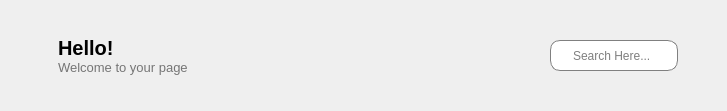
         <widget class="QWidget" name="header_widget" native="true">
          <layout class="QHBoxLayout" name="horizontalLayout_5">
           <item>
            <layout class="QHBoxLayout" name="horizontalLayout_4">
             <property name="spacing">
              <number>0</number>
             </property>
             <item>
              <widget class="QPushButton" name="pushButton">
               <property name="styleSheet">
                <string notr="true">border: none;</string>
               </property>
               <property name="text">
                <string/>
               </property>
               <property name="icon">
                <iconset resource="resources.qrc">
                 <normaloff>:/icons/menu.png</normaloff>:/icons/menu.png</iconset>
               </property>
               <property name="iconSize">
                <size>
                 <width>29</width>
                 <height>35</height>
                </size>
               </property>
               <property name="checkable">
                <bool>true</bool>
               </property>
              </widget>
             </item>
             <item>
              <layout class="QVBoxLayout" name="verticalLayout_5">
               <property name="leftMargin">
                <number>15</number>
               </property>
               <property name="topMargin">
                <number>25</number>
               </property>
               <property name="bottomMargin">
                <number>25</number>
               </property>
               <item>
                <widget class="QLabel" name="label">
                 <property name="font">
                  <font>
                   <pointsize>15</pointsize>
                   <weight>75</weight>
                   <bold>true</bold>
                  </font>
                 </property>
                 <property name="text">
                  <string>Hello!</string>
                 </property>
                </widget>
               </item>
               <item>
                <widget class="QLabel" name="label_2">
                 <property name="font">
                  <font>
                   <pointsize>10</pointsize>
                  </font>
                 </property>
                 <property name="styleSheet">
                  <string notr="true">color: rgb(117, 117, 117);</string>
                 </property>
                 <property name="text">
                  <string>Welcome to your page</string>
                 </property>
                </widget>
               </item>
              </layout>
             </item>
            </layout>
           </item>
           <item>
            <spacer name="horizontalSpacer_3">
             <property name="orientation">
              <enum>Qt::Horizontal</enum>
             </property>
             <property name="sizeHint" stdset="0">
              <size>
               <width>356</width>
               <height>20</height>
              </size>
             </property>
            </spacer>
           </item>
           <item>
            <layout class="QHBoxLayout" name="horizontalLayout_3">
             <property name="rightMargin">
              <number>25</number>
             </property>
             <item>
              <widget class="QLineEdit" name="lineEdit">
               <property name="minimumSize">
                <size>
                 <width>0</width>
                 <height>31</height>
                </size>
               </property>
               <property name="maximumSize">
                <size>
                 <width>16777215</width>
                 <height>31</height>
                </size>
               </property>
               <property name="styleSheet">
                <string notr="true">QLineEdit{
	padding-left: 20px;
	border: 1px solid grey;
	border-radius: 10px;
}
</string>
               </property>
               <property name="text">
                <string/>
               </property>
               <property name="placeholderText">
                <string>Search Here...</string>
               </property>
              </widget>
             </item>
             <item>
              <widget class="QLabel" name="label_6">
               <property name="maximumSize">
                <size>
                 <width>40</width>
                 <height>40</height>
                </size>
               </property>
               <property name="styleSheet">
                <string notr="true"/>
               </property>
               <property name="text">
                <string/>
               </property>
               <property name="pixmap">
                <pixmap resource="resources.qrc">:/icons/profile.png</pixmap>
               </property>
               <property name="scaledContents">
                <bool>true</bool>
               </property>
              </widget>
             </item>
            </layout>
           </item>
          </layout>
         </widget>
